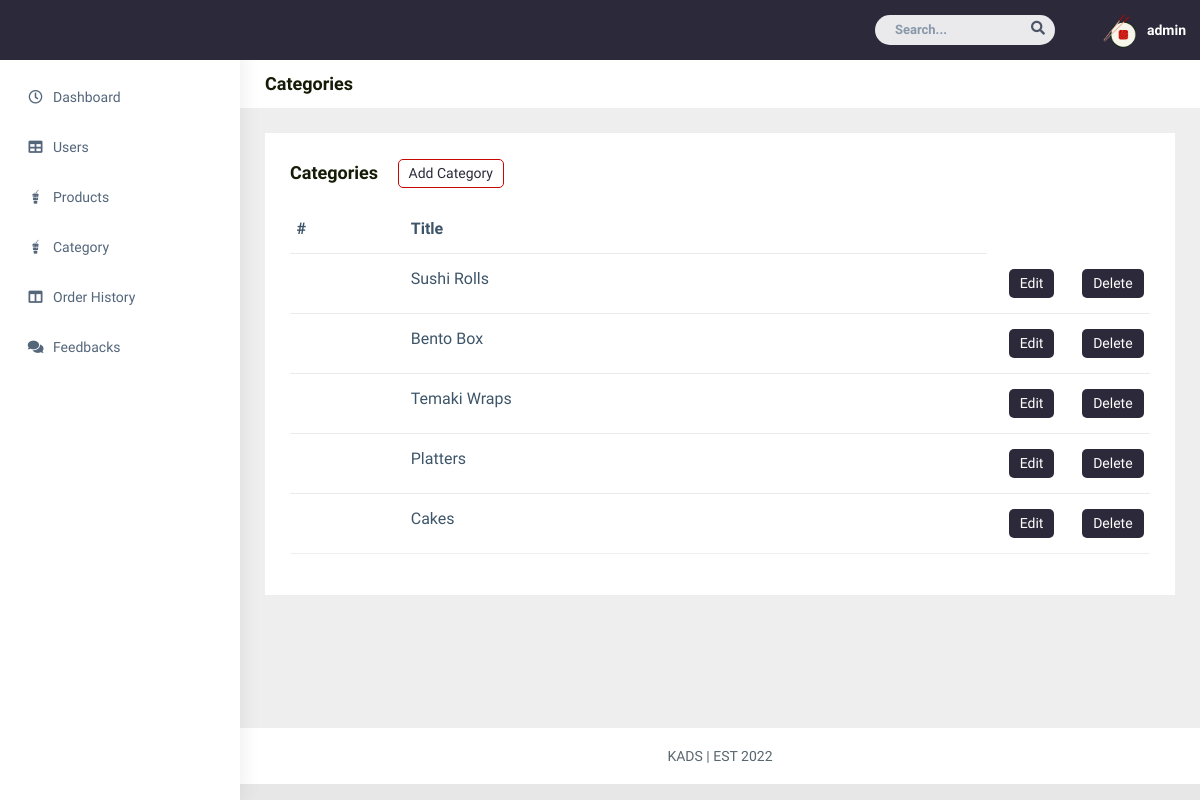
Screenshot of /admin/category.php (signed in) with the database file from the repository.
### tables this page shows
CREATE TABLE `categories` (
  `c_id` int(11) NOT NULL,
  `categoryName` varchar(255) DEFAULT NULL
);

### admin/category.php (the view, shortened to what this page needs)
<?php
    if (!isset($_SESSION["loggedin"]) && !isset($_SESSION['role'])){
        header("location: ../admin.php");
        exit;
    } else if (isset($_SESSION["loggedin"]) && $_SESSION["loggedin"] === true && $_SESSION["role"] === 2) {
        header("location: ../cashier/index.php");
        exit;
    } else {
    include "../conn.php";
    $username = $_SESSION['username'];
    $query="SELECT * FROM categories";
    $result=mysqli_query($conn,$query);
    ?>
<!DOCTYPE html>
<html dir="ltr" lang="en">
<head>
    <link href="../css/style.min.css" rel="stylesheet">
    <link href="../css/pagestyles.css" rel="stylesheet">
</head>
<body>
    <div id="main-wrapper" data-layout="vertical" data-navbarbg="skin5" data-sidebartype="full"
        data-sidebar-position="absolute" data-header-position="absolute" data-boxed-layout="full">
        <header class="topbar" data-navbarbg="skin5">
            <nav class="navbar top-navbar navbar-expand-md navbar-dark">
                <div class="navbar-collapse collapse" id="navbarSupportedContent" data-navbarbg="skin5">
                    <ul class="navbar-nav ms-auto d-flex align-items-center">
                        <li class=" in">
                            <form role="search" class="app-search d-none d-md-block me-3">
                                <input type="text" placeholder="Search..." class="form-control mt-0">
                                <a href="" class="active">
                                    <i class="fa fa-search"></i>
                                </a>
                            </form>
                        </li>
                        <li>
                            <a class="profile-pic" href="#">
                            <div class="dropdown">
                            <img src="../img/logo.png" alt="user-img" width="36"
                                class="img-circle"><span class="text-white font-medium"><?php echo $username ?></span></a>
                            </div>
                </div>
        <aside class="left-sidebar" data-sidebarbg="skin6">
            <div class="scroll-sidebar">
                <nav class="sidebar-nav">
                    <ul id="sidebarnav">
                        <li class="sidebar-item pt-2">
                            <a class="sidebar-link waves-effect waves-dark sidebar-link" href="dashboard.php"
                                aria-expanded="false">
                                <i class="far fa-clock" aria-hidden="true"></i>
                                <span class="hide-menu">Dashboard</span>
                            </a>
                        </li>
                        <li class="sidebar-item">
                            <a class="sidebar-link waves-effect waves-dark sidebar-link" href="users.php"
                                aria-expanded="false">
                                <i class="fa fa-table" aria-hidden="true"></i>
                                <span class="hide-menu">Users</span>
                            </a>
                        </li>
                        <li class="sidebar-item">
                            <a class="sidebar-link waves-effect waves-dark sidebar-link" href="products.php"
                                aria-expanded="false">
                                <i class="fab fa-gulp" aria-hidden="true"></i>
                                <span class="hide-menu">Products</span>
                            </a>
                        </li>
                        <li class="sidebar-item">
                            <a class="sidebar-link waves-effect waves-dark sidebar-link" href="category.php"
                                aria-expanded="false">
                                <i class="fab fa-gulp" aria-hidden="true"></i>
                                <span class="hide-menu">Category</span>
                            </a>
                        </li>
                        <li class="sidebar-item">
                            <a class="sidebar-link waves-effect waves-dark sidebar-link" href="order-history.php"
                                aria-expanded="false">
                                <i class="fa fa-columns" aria-hidden="true"></i>
                                <span class="hide-menu">Order History</span>
                            </a>
                        </li>
                        <li class="sidebar-item">
                            <a class="sidebar-link waves-effect waves-dark sidebar-link" href="feedbacks.php"
                                aria-expanded="false">
                                <i class="fa fa-comments" aria-hidden="true"></i>
                                <span class="hide-menu">Feedbacks</span>
                            </a>
                        </li>
                    </ul>
                </nav>
            </div>
        </aside>
        <div class="page-wrapper">
            <div class="page-breadcrumb bg-white">
                <div class="row align-items-center">
                    <div class="col-lg-3 col-md-4 col-sm-4 col-xs-12">
                    <h4 class="page-title">Categories</h4>
                    </div>
                </div>
            </div>
            <div class="container-fluid">
                <div class="row">
                    <div class="col-sm-12">
                        <div class="white-box">
                            <h3 class="box-title">Categories
                            <a href="add-category.php"><button class="btn btn-border">
                                Add Category
                            </button></a>
                            </h3>
                            <div class="table-responsive">
                                <table class="table text-nowrap">
                                    <thead>
                                        <tr>
                                            <th class="border-top-0">#</th>
                                            <th class="border-top-0">Title</th>
                                        </tr>
                                    </thead>
                                    <?php
                                        if(mysqli_num_rows($result) > 0) {
                                            while($row = mysqli_fetch_assoc($result)){
                                        ?>
                                    <tbody>
                                        <tr>
                                            <td><?php echo $row['id']; ?></td>
                                            <td><?php echo $row['categoryName']; ?></td>
                                            <td class="col-1">
                                            <a  class="btn btn-solid" href="edit-category.php?edit=<?php echo $row['id']; ?>">Edit</a>
                                            </td>
                                            <td class="col-1">
                                            <a class="btn btn-solid" href="delete-category.php?id=<?php echo $row['id']; ?>">Delete</a>
                                            </td>
                                        </tr>
                                        <?php
                                            }
                                        } else {
                                            ?>
                                            <tr>
                                            <td colspan="3">No Records Found</td>
                                            </tr>
                                        <?php
                                        }
                                        ?>
                                    </tbody>
                                </table>
                            </div>
                        </div>
                    </div>
                </div>
            </div>
            <footer class="footer text-center">
                KADS | EST 2022
            </footer>
        </div>
</body>
</html>
<?php } ?>

### css/pagestyles.css (style rules this page uses)
body { font: 14px sans-serif; background-color: #e7e7e7; color: #141C07; }
.btn-border { background-color: #fff; color: #2C2A3A; border: 1px solid #C70800; border-radius: 5px; padding: 3px 10px; margin-left: 15px; }
.btn-solid { background-color: #2C2A3A; color: #fff; border-radius: 5px; padding: 3px 10px; margin-left: 15px; }

### admin/category.php (style rules this page uses)
* { font-family: "Readex Pro"; }
.dropdown { position: relative; display: inline-block; font-family: "Readex Pro"; }

### rows the page displays
categories: categoryName "Sushi Rolls"
categories: categoryName "Bento Box"
categories: categoryName "Temaki Wraps"
categories: categoryName "Platters"
categories: categoryName "Cakes"

### other values shown
$username "admin"
